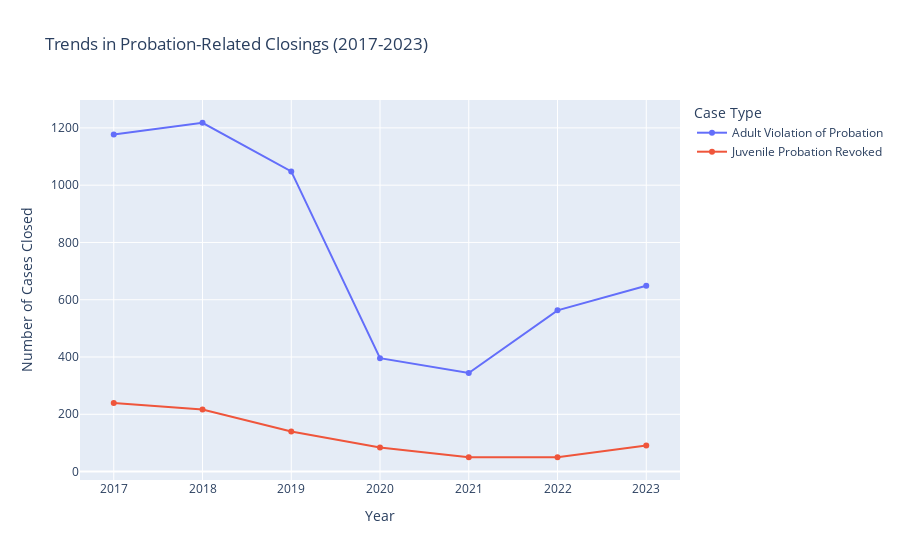

Notebook code cell kept with this figure:
### Markdown cell above
### Step 5: Visualize Trends in Probation-Related Closings

### Code cell
# Probation-related trends for adults and juveniles
probation_related = adult_pivot[['Violation of Probation']].rename(columns={'Violation of Probation': 'Adult Violation of Probation'}).reset_index()
probation_related['Juvenile Probation Revoked'] = juvenile_pivot['Probation Revoked'].values

fig = px.line(
    probation_related,
    x='Year',
    y=['Adult Violation of Probation', 'Juvenile Probation Revoked'],
    markers=True,
    title="Trends in Probation-Related Closings (2017-2023)",
    labels={'value': 'Number of Cases Closed', 'Year': 'Year'}
)
fig.update_layout(
    legend_title_text='Case Type',
    xaxis_title='Year',
    yaxis_title='Number of Cases Closed',
    yaxis=dict(tickmode='linear', tick0=0, dtick=200) 
)
fig.show()

### Figure 1 — Plotly figure (JSON) as saved in the notebook; plotly's stock layout.template omitted (floating-point values rounded to 4 significant figures)
{"data": [{"hovertemplate": "variable=Adult Violation of Probation<br>Year=%{x}<br>Number of Cases Closed=%{y}<extra></extra>", "legendgroup": "Adult Violation of Probation", "line": {"color": "#636efa", "dash": "solid"}, "marker": {"symbol": "circle"}, "mode": "lines+markers", "name": "Adult Violation of Probation", "orientation": "v", "showlegend": true, "type": "scatter", "x": [2017, 2018, 2019, 2020, 2021, 2022, 2023], "xaxis": "x", "y": [1177, 1218, 1048, 396, 344, 563, 649], "yaxis": "y"}, {"hovertemplate": "variable=Juvenile Probation Revoked<br>Year=%{x}<br>Number of Cases Closed=%{y}<extra></extra>", "legendgroup": "Juvenile Probation Revoked", "line": {"color": "#EF553B", "dash": "solid"}, "marker": {"symbol": "circle"}, "mode": "lines+markers", "name": "Juvenile Probation Revoked", "orientation": "v", "showlegend": true, "type": "scatter", "x": [2017, 2018, 2019, 2020, 2021, 2022, 2023], "xaxis": "x", "y": [239, 217, 140, 84, 50, 50, 91], "yaxis": "y"}], "layout": {"legend": {"title": {"text": "Case Type"}, "tracegroupgap": 0}, "title": {"text": "Trends in Probation-Related Closings (2017-2023)"}, "xaxis": {"anchor": "y", "domain": [0, 1], "title": {"text": "Year"}}, "yaxis": {"anchor": "x", "domain": [0, 1], "dtick": 200, "tick0": 0, "tickmode": "linear", "title": {"text": "Number of Cases Closed"}}}}
